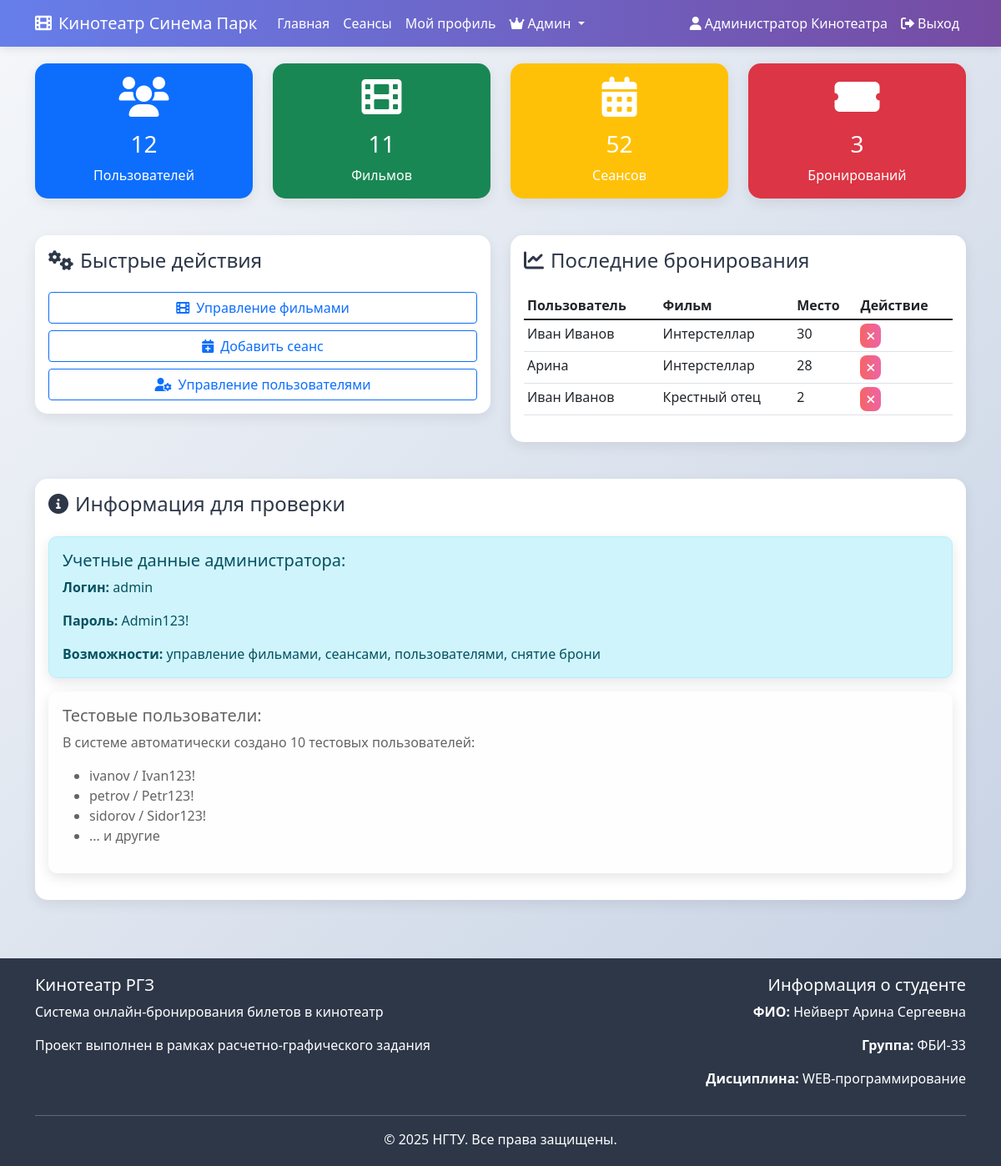
Page /rgz/admin (signed in) on the committed database.
### tables this page shows
CREATE TABLE bookings (
            id INTEGER PRIMARY KEY AUTOINCREMENT,
            session_id INTEGER NOT NULL,
            user_id INTEGER NOT NULL,
            seat_number INTEGER NOT NULL CHECK(seat_number >= 1 AND seat_number <= 30),
            booked_at TIMESTAMP DEFAULT CURRENT_TIMESTAMP,
            FOREIGN KEY (session_id) REFERENCES sessions (id) ON DELETE CASCADE,
            FOREIGN KEY (user_id) REFERENCES users (id) ON DELETE CASCADE,
            UNIQUE(session_id, seat_number)
        );

CREATE TABLE users (
            id INTEGER PRIMARY KEY AUTOINCREMENT,
            login TEXT UNIQUE NOT NULL,
            password_hash TEXT NOT NULL,
            name TEXT NOT NULL,
            is_admin BOOLEAN DEFAULT FALSE,
            created_at TIMESTAMP DEFAULT CURRENT_TIMESTAMP
        );

CREATE TABLE movies (
            id INTEGER PRIMARY KEY AUTOINCREMENT,
            title TEXT NOT NULL,
            description TEXT,
            duration_minutes INTEGER,
            created_at TIMESTAMP DEFAULT CURRENT_TIMESTAMP
        );

### rgz.py (the view)
@rgz_bp.route('/admin')
def admin_panel():
    if 'user_id' not in session or not session.get('is_admin'):
        flash('Доступ запрещен', 'error')
        return redirect(url_for('rgz.index'))
    conn = get_db_connection()
    total_users = conn.execute('SELECT COUNT(*) FROM users').fetchone()[0]
    total_movies = conn.execute('SELECT COUNT(*) FROM movies').fetchone()[0]
    total_sessions = conn.execute('SELECT COUNT(*) FROM sessions').fetchone()[0]
    total_bookings = conn.execute('SELECT COUNT(*) FROM bookings').fetchone()[0]
    recent_bookings = conn.execute('''
        SELECT b.*, u.name as user_name, m.title as movie_title,
               s.session_date, s.session_time
        FROM bookings b
        JOIN users u ON b.user_id = u.id
        JOIN sessions s ON b.session_id = s.id
        JOIN movies m ON s.movie_id = m.id
        ORDER BY b.booked_at DESC
        LIMIT 10
    ''').fetchall()
    conn.close()
    return render_template('rgz/admin/index.html',
                         student_info=STUDENT_INFO,
                         total_users=total_users,
                         total_movies=total_movies,
                         total_sessions=total_sessions,
                         total_bookings=total_bookings,
                         recent_bookings=recent_bookings)

### rgz.py (called while the page is built)
def get_db_path():
    base_dir = os.path.dirname(os.path.abspath(__file__))
    return os.path.join(base_dir, 'rgz_database.db')

def get_db_connection():
    db_path = get_db_path()
    conn = sqlite3.connect(db_path)
    conn.row_factory = sqlite3.Row
    return conn

@rgz_bp.before_request
def before_request():
    g.student_info = STUDENT_INFO

### templates/rgz/admin/index.html (shortened to what this page needs)
{% extends "rgz/base.html" %}
{% block content %}
<div class="row mb-4">
    <div class="col-md-3">
        <div class="card text-white bg-primary">
            <div class="card-body text-center">
                <i class="fas fa-users fa-3x mb-3"></i>
                <h3>{{ total_users }}</h3>
                <p class="mb-0">Пользователей</p>
            </div>
        </div>
    </div>
    <div class="col-md-3">
        <div class="card text-white bg-success">
            <div class="card-body text-center">
                <i class="fas fa-film fa-3x mb-3"></i>
                <h3>{{ total_movies }}</h3>
                <p class="mb-0">Фильмов</p>
            </div>
        </div>
    </div>
    <div class="col-md-3">
        <div class="card text-white bg-warning">
            <div class="card-body text-center">
                <i class="fas fa-calendar-alt fa-3x mb-3"></i>
                <h3>{{ total_sessions }}</h3>
                <p class="mb-0">Сеансов</p>
            </div>
        </div>
    </div>
    <div class="col-md-3">
        <div class="card text-white bg-danger">
            <div class="card-body text-center">
                <i class="fas fa-ticket-alt fa-3x mb-3"></i>
                <h3>{{ total_bookings }}</h3>
                <p class="mb-0">Бронирований</p>
            </div>
        </div>
    </div>
</div>
<div class="row">
    <div class="col-md-6">
        <div class="card">
            <div class="card-body">
                <h4 class="card-title mb-4">
                    <i class="fas fa-cogs me-2"></i>Быстрые действия
                </h4>
                <div class="d-grid gap-2">
                    <a href="{{ url_for('rgz.admin_movies') }}" class="btn btn-outline-primary">
                        <i class="fas fa-film me-2"></i>Управление фильмами
                    </a>
                    <a href="{{ url_for('rgz.admin_sessions') }}" class="btn btn-outline-primary">
                        <i class="fas fa-calendar-plus me-2"></i>Добавить сеанс
                    </a>
                    <a href="{{ url_for('rgz.admin_users') }}" class="btn btn-outline-primary">
                        <i class="fas fa-user-cog me-2"></i>Управление пользователями
                    </a>
                </div>
            </div>
        </div>
    </div>
    <div class="col-md-6">
        <div class="card">
            <div class="card-body">
                <h4 class="card-title mb-4">
                    <i class="fas fa-chart-line me-2"></i>Последние бронирования
                </h4>
                {% if recent_bookings %}
                <div class="table-responsive">
                    <table class="table table-sm">
                        <thead>
                            <tr>
                                <th>Пользователь</th>
                                <th>Фильм</th>
                                <th>Место</th>
                                <th>Действие</th>
                            </tr>
                        </thead>
                        <tbody>
                            {% for booking in recent_bookings %}
                            <tr>
                                <td>{{ booking.user_name }}</td>
                                <td>{{ booking.movie_title }}</td>
                                <td>{{ booking.seat_number }}</td>
                                <td>
                                    <a href="{{ url_for('rgz.admin_cancel_booking', booking_id=booking.id) }}"
                                       class="btn btn-sm btn-danger"
                                       onclick="return confirm('Отменить бронирование?')">
                                        <i class="fas fa-times"></i>
                                    </a>
                                </td>
                            </tr>
                            {% endfor %}
                        </tbody>
                    </table>
                </div>
                {% else %}
                <p class="text-muted">Нет недавних бронирований</p>
                                {% endif %}
            </div>
        </div>
    </div>
</div>
<div class="row mt-4">
    <div class="col-12">
        <div class="card">
            <div class="card-body">
                <h4 class="card-title mb-4">
                    <i class="fas fa-info-circle me-2"></i>Информация для проверки
                </h4>
                <div class="alert alert-info">
                    <h5>Учетные данные администратора:</h5>
                    <p><strong>Логин:</strong> admin</p>
                    <p><strong>Пароль:</strong> Admin123!</p>
                    <p class="mb-0"><strong>Возможности:</strong> управление фильмами, сеансами, пользователями, снятие брони</p>
                </div>
                <div class="alert alert-light">
                    <h5>Тестовые пользователи:</h5>
                    <p>В системе автоматически создано 10 тестовых пользователей:</p>
                    <ul>
                        <li>ivanov / Ivan123!</li>
                        <li>petrov / Petr123!</li>
                        <li>sidorov / Sidor123!</li>
                        <li>... и другие</li>
                    </ul>
                </div>
            </div>
        </div>
    </div>
</div>
{% endblock %}

### templates/rgz/base.html (style rules this page uses)
:root { --primary-color: #667eea; --secondary-color: #764ba2; --success-color: #48bb78; --danger-color: #f56565; --warning-color: #ed8936; --dark-color: #2d3748; --light-color: #f7fafc; }
body { font-family: 'Segoe UI', Tahoma, Geneva, Verdana, sans-serif; background: linear-gradient(135deg, #f5f7fa 0%, #c3cfe2 100%); min-height: 100vh; color: var(--dark-color); }
.card { border: none; border-radius: 15px; box-shadow: 0 5px 15px rgba(0, 0, 0, 0.08); transition: transform 0.3s ease; margin-bottom: 20px; }
.btn-danger { background: linear-gradient(90deg, var(--danger-color) 0%, #ed64a6 100%); border: none; border-radius: 8px; }
.alert { border-radius: 10px; box-shadow: 0 5px 15px rgba(0, 0, 0, 0.1); animation: slideIn 0.3s ease; }

### rows in the picture
bookings: user_name "Иван Иванов", movie_title "Интерстеллар", seat_number "30"
bookings: user_name "Арина", movie_title "Интерстеллар", seat_number "28"
bookings: user_name "Иван Иванов", movie_title "Крестный отец", seat_number "2"

### other values in the picture
{{ session.user_name }} "Администратор Кинотеатра"
{{ total_users }} "12"
{{ total_movies }} "11"
{{ total_sessions }} "52"
{{ total_bookings }} "3"
{{ student_info.fio }} "Нейверт Арина Сергеевна"
{{ student_info.group }} "ФБИ-33"
